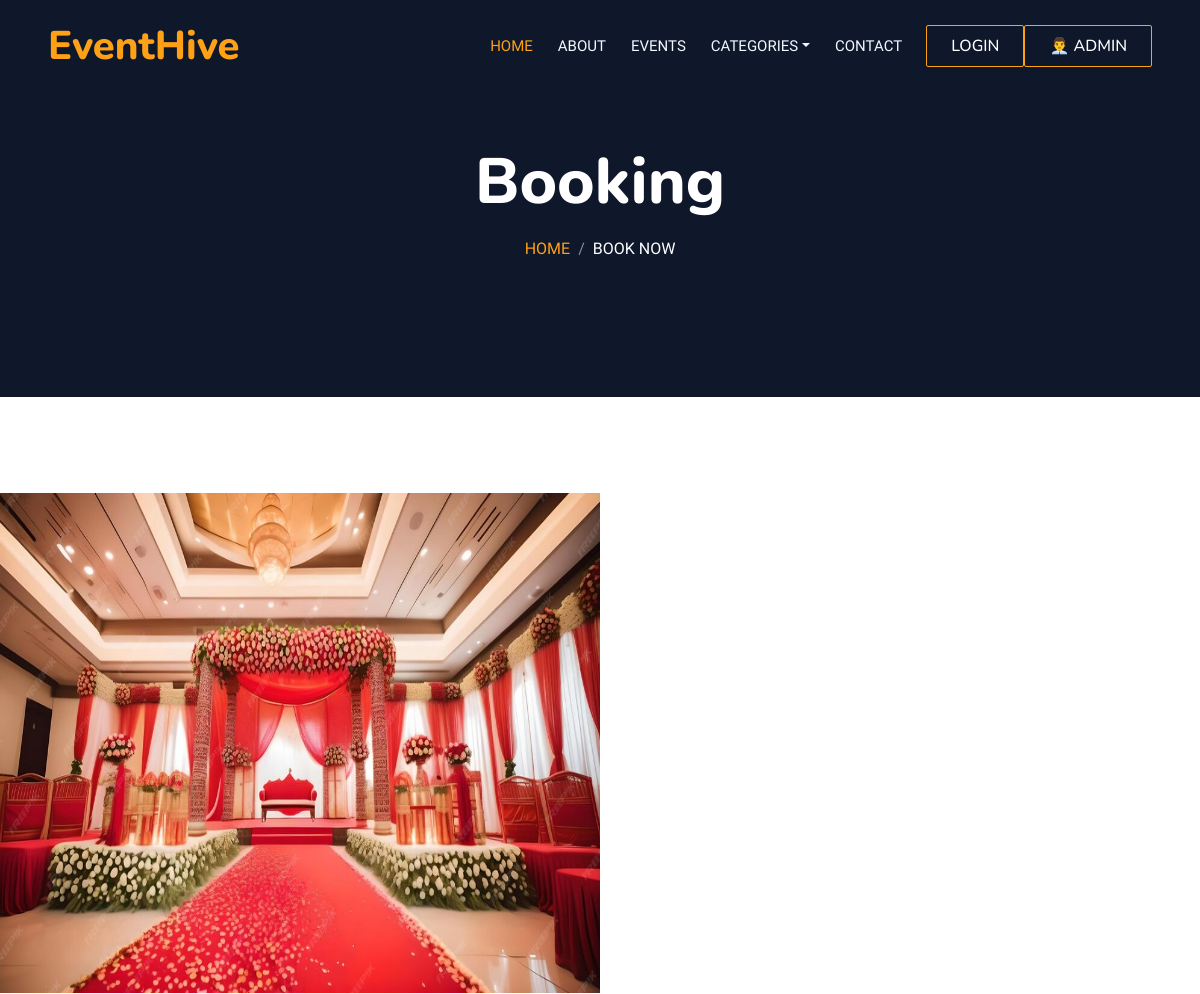
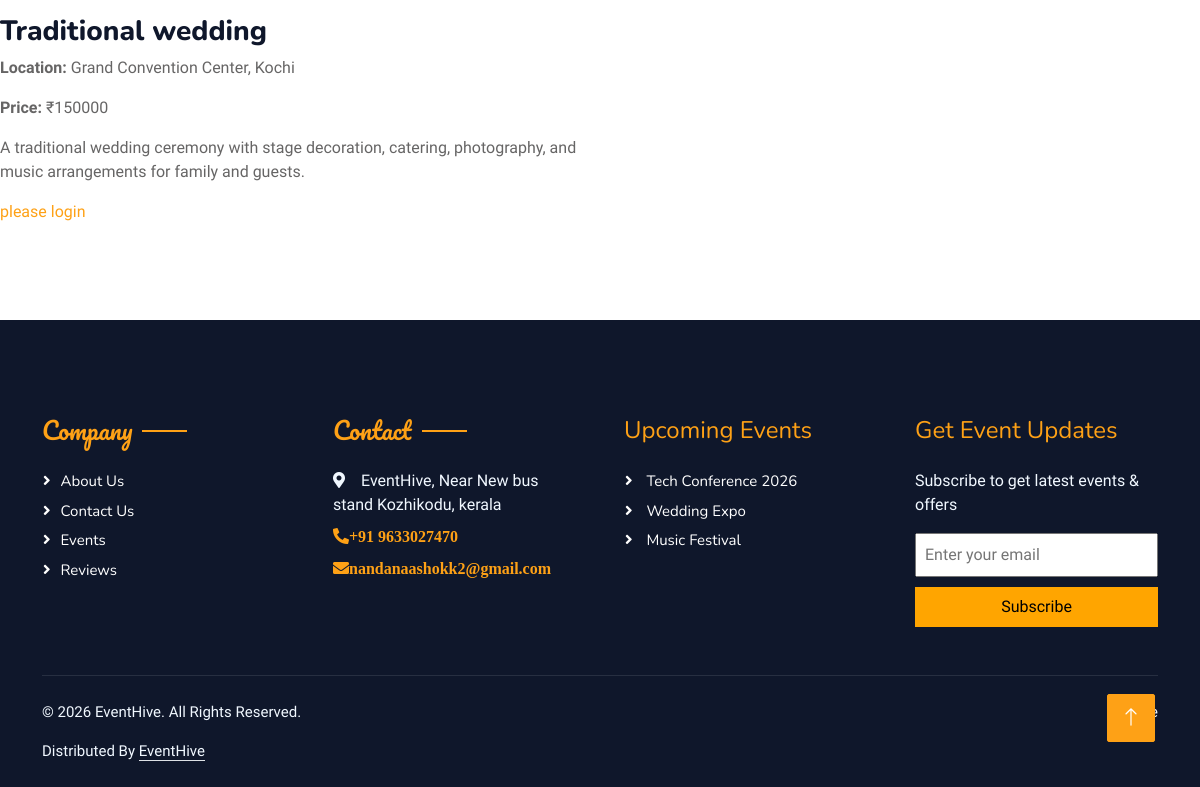
Page /event_single/1 on the committed database (2 pictures, top to bottom).
### Adminapp/models.py (models this page shows, shortened)
class EventDb(models.Model):
    Category_Name = models.TextField(max_length=50, null=False, blank=False)
    EventName = models.TextField(max_length=50, null=False, blank=False)
    Location = models.TextField(max_length=50, null=False, blank=False)
    Price=models.IntegerField(null=False, blank=False)
    Description = models.TextField(max_length=50, null=False, blank=False)
    Image = models.ImageField(upload_to = 'events/')

### Organizerapp/views.py (the view)
# urls.py: path('event_single/<int:event_id>',views.event_single,name='event_single'),
def event_single(request, event_id):
    categories = CategoryDb.objects.all()
    if request.method == "POST":
        email = request.POST.get('email')
        if not Newsletter.objects.filter(email=email).exists():
            Newsletter.objects.create(email=email)
    single_event = EventDb.objects.get(id=event_id)
    booked_dates = BookingDb.objects.values_list('Date', flat=True)
    booked_dates = [d.strftime("%Y-%m-%d") for d in booked_dates]
    context = {
        'booked_dates':json.dumps(booked_dates),
        'single_event':single_event,
        'categories': categories,
    }
    return render(request, 'event_single.html',context)

### Organizerapp/Templates/event_single.html (shortened to what this page needs)
<!DOCTYPE html>
{% load static %}
<html lang="en">
<head>
    <link href="https://cdnjs.cloudflare.com/ajax/libs/font-awesome/5.10.0/css/all.min.css" rel="stylesheet">
    <link href="https://cdn.jsdelivr.net/npm/bootstrap-icons@1.4.1/font/bootstrap-icons.css" rel="stylesheet">
    <link href="{% static 'app/lib/animate/animate.min.css' %}" rel="stylesheet">
    <link href="{% static 'app/lib/owlcarousel/assets/owl.carousel.min.css' %}" rel="stylesheet">
    <link href="{% static 'app/lib/tempusdominus/css/tempusdominus-bootstrap-4.min.css' %}" rel="stylesheet" />
    <link href="{% static 'app/css/bootstrap.min.css' %}" rel="stylesheet">
    <link href="{% static 'app/css/style.css' %}" rel="stylesheet">
</head>
<body>
    <div class="container-xxl bg-white p-0">
         <div class="container-xxl position-relative p-0">
            <nav class="navbar navbar-expand-lg navbar-dark bg-dark px-4 px-lg-5 py-3 py-lg-0">
                <a href="" class="navbar-brand p-0">
                    <h1 class="text-primary m-0">EventHive</h1>
                </a>
                <div class="collapse navbar-collapse" id="navbarCollapse">
                    <div class="navbar-nav ms-auto py-0 pe-4">
                        <a href="{% url 'Home' %}" class="nav-item nav-link active">Home</a>
                        <a href="{% url 'About' %}" class="nav-item nav-link">About</a>
                        <a href="{% url 'All_Events' %}" class="nav-item nav-link">Events</a>
                        <div class="nav-item dropdown">
                            <a href="#" class="nav-link dropdown-toggle" data-bs-toggle="dropdown">Categories</a>
                        </div>
                        <a href="{% url 'Contact' %}" class="nav-item nav-link">Contact</a>
                    </div>
                    {% if request.session.Username %}
                     <a href="{% url 'user_logout' %}" style="background-color:transparent" class="btn btn-primary py-2 px-4">welcome {{request.session.Username}} /Logout</a>
                    <a href="{% url 'Booking_data' %}" class="btn btn-primary py-2 px-4">Booking details</a>
                    {% else %}
                     <a href="{% url 'sign_in' %}" style="background-color:transparent" class="btn btn-primary py-2 px-4">Login</a>
                    {% endif %}
                    <a href="{% url 'Admin_Loginpage' %}" style="background-color:transparent" class="btn btn-primary py-2 px-4">👨‍💼 Admin</a>
                </div>
            </nav>
            <div class="container-xxl py-5 bg-dark hero-header mb-5">
                <div class="container text-center my-5 pt-5 pb-4">
                    <h1 class="display-3 text-white mb-3 animated slideInDown">Booking</h1>
                    <nav aria-label="breadcrumb">
                        <ol class="breadcrumb justify-content-center text-uppercase">
                            <li class="breadcrumb-item"><a href="{% url 'Home' %}">Home</a></li>
                            <li class="breadcrumb-item text-white active" aria-current="page">Book Now</li>
                        </ol>
                    </nav>
                </div>
            </div>
        </div>
         <div class="container-xxl py-5 px-0 wow fadeInUp" data-wow-delay="0.1s">
            <div class="row g-0">
                <div class="col-lg-6">
                        <img src="{{single_event.Image.url}}" class="img-fluid mb-3" style="width:800px; height:500px">
                        <h3 style="text-color:white">{{single_event.EventName}}</h3>
                        <p><b>Location:</b> {{single_event.Location}}</p>
                        <p><b>Price:</b> ₹{{single_event.Price}}</p>
                         <p>{{single_event.Description}}</p>
                </div>
                {% if request.session.Username %}
                  <div class="col-md-6 bg-dark d-flex align-items-center">
                    <div class="p-5 wow fadeInUp" data-wow-delay="0.2s">
                        <h5 class="section-title ff-secondary text-start text-primary fw-normal">Booking</h5>
                        <h1 class="text-white mb-4">Book an Event</h1>
                        <form method="POST" action="{% url 'save_booking' %}">
                            {% csrf_token %}
                            <div class="row g-3">
                                <div class="col-md-6">
                                    <div class="form-floating">
                                        <input type="text" class="form-control" name="Name" placeholder="Your Name">
                                        <label> Name</label>
                                    </div>
                                </div>
                                <div class="col-md-6">
                                    <div class="form-floating">
                                        <input type="email" class="form-control" name="Email" placeholder="Your Email">
                                        <label > Email</label>
                                    </div>
                                </div>
                                <div class="col-md-9">
                                    <div class="form-floating date" >
                                        <input type="date" class="form-control" name="Date" id="date" placeholder="Date " autocomplete="off"  >
                                        <label >Date </label>
                                    </div>
                                </div>
                                <div class="col-md-2">
                                    <div class="form-floating">
                                        <input type="hidden" value="{{single_event.Category_Name}}" class="form-control" name="Category_Name" placeholder="Your Name">
                                        <label></label>
                                    </div>
                                </div>
                                <div class="col-md-6">
                                    <div class="form-floating">
                                        <input type="text" class="form-control" value="{{single_event.EventName}}" name="EventName" placeholder="Your Name">
                                        <label> EventName</label>
                                    </div>
                                </div>
                                <div class="col-md-6">
                                    <div class="form-floating">
                                        <input type="text" class="form-control" value="{{single_event.Location}}"  name="Location" placeholder="Your Name">
                                        <label>Location</label>
                                    </div>
                                </div>
                                 <div class="col-md-6">
                                    <div class="form-floating">
                                        <input type="text" class="form-control" name="Phone" placeholder="Your phone">
                                        <label > Phone</label>
                                    </div>
                                </div>
                                 <div class="col-md-6">
                                    <div class="form-floating">
                                        <input type="text" class="form-control" value="{{single_event.Price}}" name="Price" placeholder="Your Email">
                                        <label> Price</label>
                                    </div>
                                </div>
                                <div class="col-md-12">
                                    <div class="form-floating">
                                        <input type="text" class="form-control" name="Address" placeholder="Your Name">
                                        <label> Address</label>
                                    </div>
                                </div>
                                <div class="col-12">
                                    <div class="form-floating">
                                        <textarea class="form-control" placeholder="Special Request" name="Message" style="height: 100px"></textarea>
                                        <label >Message</label>
                                    </div>
                                </div>
                                <div class="col-12">
                                    <button class="btn btn-primary w-100 py-3" type="submit">Book Now</button>
                                </div>
                            </div>
                        </form>
                    </div>
                </div>
                {% else %}
                    <a href="{% url 'sign_in' %}">please login</a>
                {% endif %}
            </div>
        </div>
          <div class="container-fluid bg-dark text-light footer pt-5 mt-5 wow fadeIn" data-wow-delay="0.1s">
            <div class="container py-5">
                <div class="row g-5">
                    <div class="col-lg-3 col-md-6">
                        <h4 class="section-title ff-secondary text-start text-primary fw-normal mb-4">Company</h4>
                        <a class="btn btn-link" href="{% url 'About' %}">About Us</a>
                        <a class="btn btn-link" href="{% url 'Contact' %}">Contact Us</a>
                        <a class="btn btn-link" href="{% url 'All_Events' %}">Events</a>
                        <a class="btn btn-link" href="{% url 'Review' %}">Reviews</a>
                    </div>
                    <div class="col-lg-3 col-md-6">
                        <h4 class="section-title ff-secondary text-start text-primary fw-normal mb-4">Contact</h4>
                        <p class="mb-2"><i class="fa fa-map-marker-alt me-3"></i>EventHive, Near New bus stand Kozhikodu, kerala</p>
                        <p class="mb-2"><a href="tel:+91 9633027470" class="fa fa-phone-alt me-3">+91 9633027470</a></p>
                        <p class="mb-2"><a  href="mailto:nandanaashok2@gmail.com"  class="fa fa-envelope me-3">nandanaashokk2@gmail.com</a></p>
                    </div>
                    <div class="col-lg-3 col-md-6">
                        <h4 class="text-start text-primary fw-normal mb-4">Upcoming Events</h4>
                            <p class="btn btn-link"> Tech Conference 2026</p>
                            <p class="btn btn-link"> Wedding Expo</p>
                            <p class="btn btn-link"> Music Festival</p>
                    </div>
                    <div class="col-lg-3 col-md-6">
                        <h4 class="text-start text-primary fw-normal mb-4">Get Event Updates</h4>
                        <p>Subscribe to get latest events & offers</p>
                        <form method="POST">
                            <input type="email" name="email" placeholder="Enter your email"
                                style="width:100%; padding:8px; margin-bottom:10px;" required>
                            <button type="submit"
                                style="width:100%; background:orange; border:none; padding:8px;">
                                Subscribe
                            </button>
                         </form>
                    </div>
                </div>
            </div>
            <div class="container">
                <div class="copyright">
                    <div class="row">
                        <div class="col-md-6 text-center text-md-start mb-3 mb-md-0">
                            <p>© 2026 EventHive. All Rights Reserved.</p>
                            Distributed By <a class="border-bottom" href="https://themewagon.com" target="_blank">EventHive</a>
                        </div>
                        <div class="col-md-6 text-center text-md-end">
                            <div class="footer-menu">
                                <a href="{% url 'Home' %}">Home</a>
                            </div>
                        </div>
                    </div>
                </div>
            </div>
        </div>
        <a href="#" class="btn btn-lg btn-primary btn-lg-square back-to-top"><i class="bi bi-arrow-up"></i></a>
    </div>
</body>
</html>

### Organizerapp/static/app/css/style.css (style rules this page uses)
:root { --primary: #FEA116; --light: #F1F8FF; --dark: #0F172B; }
.ff-secondary { font-family: 'Pacifico', cursive; }
.back-to-top { position: fixed; display: none; right: 45px; bottom: 45px; z-index: 99; }
.btn { font-family: 'Nunito', sans-serif; font-weight: 500; text-transform: uppercase; transition: .5s; }
.btn.btn-primary, .btn.btn-secondary { color: #FFFFFF; }
.btn-lg-square { width: 48px; height: 48px; }
.btn-square, .btn-sm-square, .btn-lg-square { padding: 0; display: flex; align-items: center; justify-content: center; font-weight: normal; border-radius: 2px; }
.navbar-dark .navbar-nav .nav-link { position: relative; margin-left: 25px; padding: 35px 0; font-size: 15px; color: var(--light) !important; text-transform: uppercase; font-weight: 500; outline: none; transition: .5s; }
.navbar-dark .navbar-nav .nav-link:hover, .navbar-dark .navbar-nav .nav-link.active { color: var(--primary) !important; }
@media (min-width: 992px) { .navbar-dark { position: absolute; width: 100%; top: 0; left: 0; z-index: 999; background: transparent !important; } }
.hero-header { background: linear-gradient(rgba(15, 23, 43, .9), rgba(15, 23, 43, .9)) background-position: center center; background-repeat: no-repeat; background-size: cover; }
.breadcrumb-item + .breadcrumb-item::before { color: rgba(255, 255, 255, .5); }
.section-title { position: relative; display: inline-block; }
.section-title::before { position: absolute; content: ""; width: 45px; height: 2px; top: 50%; left: -55px; margin-top: -1px; background: var(--primary); }
.section-title::after { position: absolute; content: ""; width: 45px; height: 2px; top: 50%; right: -55px; margin-top: -1px; background: var(--primary); }
.section-title.text-start::before, .section-title.text-end::after { display: none; }
.footer .btn.btn-link { display: block; margin-bottom: 5px; padding: 0; text-align: left; color: #FFFFFF; font-size: 15px; font-weight: normal; text-transform: capitalize; transition: .3s; }
.footer .btn.btn-link::before { position: relative; content: "\f105"; font-family: "Font Awesome 5 Free"; font-weight: 900; margin-right: 10px; }
.footer .copyright { padding: 25px 0; font-size: 15px; border-top: 1px solid rgba(256, 256, 256, .1); }
.footer .copyright a { color: var(--light); }
.footer .footer-menu a { margin-right: 15px; padding-right: 15px; border-right: 1px solid rgba(255, 255, 255, .1); }
.footer .footer-menu a:last-child { margin-right: 0; padding-right: 0; border-right: none; }

### rows in the picture
EventDb: Image (picture), EventName "Traditional wedding", Location "Grand Convention Center, Kochi", Price "150000", Description "A traditional wedding ceremony with stage decoration, catering, photography, and music arrangements for family and guests."
